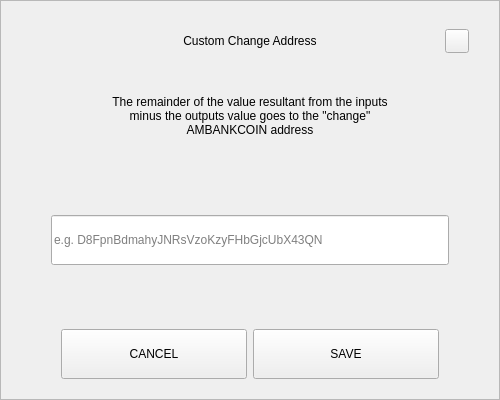
<?xml version="1.0" encoding="UTF-8"?>
<ui version="4.0">
 <class>SendChangeAddressDialog</class>
 <widget class="QDialog" name="SendChangeAddressDialog">
  <property name="geometry">
   <rect>
    <x>0</x>
    <y>0</y>
    <width>500</width>
    <height>400</height>
   </rect>
  </property>
  <property name="windowTitle">
   <string>Dialog</string>
  </property>
  <layout class="QVBoxLayout" name="verticalLayout">
   <property name="spacing">
    <number>0</number>
   </property>
   <property name="leftMargin">
    <number>0</number>
   </property>
   <property name="topMargin">
    <number>0</number>
   </property>
   <property name="rightMargin">
    <number>0</number>
   </property>
   <property name="bottomMargin">
    <number>0</number>
   </property>
   <item>
    <widget class="QFrame" name="frame">
     <property name="styleSheet">
      <string notr="true"/>
     </property>
     <property name="frameShape">
      <enum>QFrame::StyledPanel</enum>
     </property>
     <property name="frameShadow">
      <enum>QFrame::Raised</enum>
     </property>
     <layout class="QVBoxLayout" name="verticalLayout_2" stretch="0,0,0,0,0,0,0">
      <property name="spacing">
       <number>0</number>
      </property>
      <property name="leftMargin">
       <number>30</number>
      </property>
      <property name="topMargin">
       <number>20</number>
      </property>
      <property name="rightMargin">
       <number>30</number>
      </property>
      <property name="bottomMargin">
       <number>20</number>
      </property>
      <item>
       <layout class="QHBoxLayout" name="horizontalLayout_3">
        <property name="spacing">
         <number>0</number>
        </property>
        <item>
         <spacer name="horizontalSpacer_2">
          <property name="orientation">
           <enum>Qt::Horizontal</enum>
          </property>
          <property name="sizeHint" stdset="0">
           <size>
            <width>40</width>
            <height>20</height>
           </size>
          </property>
         </spacer>
        </item>
        <item>
         <widget class="QLabel" name="labelTitle">
          <property name="minimumSize">
           <size>
            <width>0</width>
            <height>40</height>
           </size>
          </property>
          <property name="maximumSize">
           <size>
            <width>16777215</width>
            <height>40</height>
           </size>
          </property>
          <property name="styleSheet">
           <string notr="true">padding-left:24px;</string>
          </property>
          <property name="text">
           <string>Custom Change Address</string>
          </property>
          <property name="alignment">
           <set>Qt::AlignCenter</set>
          </property>
          <property name="margin">
           <number>7</number>
          </property>
         </widget>
        </item>
        <item>
         <spacer name="horizontalSpacer">
          <property name="orientation">
           <enum>Qt::Horizontal</enum>
          </property>
          <property name="sizeHint" stdset="0">
           <size>
            <width>40</width>
            <height>20</height>
           </size>
          </property>
         </spacer>
        </item>
        <item>
         <widget class="QPushButton" name="btnEsc">
          <property name="minimumSize">
           <size>
            <width>24</width>
            <height>24</height>
           </size>
          </property>
          <property name="maximumSize">
           <size>
            <width>24</width>
            <height>24</height>
           </size>
          </property>
          <property name="focusPolicy">
           <enum>Qt::NoFocus</enum>
          </property>
          <property name="text">
           <string/>
          </property>
         </widget>
        </item>
       </layout>
      </item>
      <item>
       <spacer name="verticalSpacer_2">
        <property name="orientation">
         <enum>Qt::Vertical</enum>
        </property>
        <property name="sizeType">
         <enum>QSizePolicy::Fixed</enum>
        </property>
        <property name="sizeHint" stdset="0">
         <size>
          <width>20</width>
          <height>20</height>
         </size>
        </property>
       </spacer>
      </item>
      <item alignment="Qt::AlignHCenter">
       <widget class="QLabel" name="labelMessage">
        <property name="minimumSize">
         <size>
          <width>0</width>
          <height>70</height>
         </size>
        </property>
        <property name="text">
         <string>The remainder of the value resultant from the inputs minus the outputs value goes to the &quot;change&quot; AMBANKCOIN address</string>
        </property>
        <property name="alignment">
         <set>Qt::AlignCenter</set>
        </property>
        <property name="wordWrap">
         <bool>true</bool>
        </property>
       </widget>
      </item>
      <item>
       <spacer name="verticalSpacer_3">
        <property name="orientation">
         <enum>Qt::Vertical</enum>
        </property>
        <property name="sizeHint" stdset="0">
         <size>
          <width>20</width>
          <height>40</height>
         </size>
        </property>
       </spacer>
      </item>
      <item>
       <layout class="QHBoxLayout" name="horizontalLayout_2">
        <property name="spacing">
         <number>0</number>
        </property>
        <property name="leftMargin">
         <number>20</number>
        </property>
        <property name="rightMargin">
         <number>20</number>
        </property>
        <item>
         <widget class="QLineEdit" name="lineEditAddress">
          <property name="minimumSize">
           <size>
            <width>0</width>
            <height>50</height>
           </size>
          </property>
          <property name="placeholderText">
           <string notr="true">e.g. D8FpnBdmahyJNRsVzoKzyFHbGjcUbX43QN</string>
          </property>
         </widget>
        </item>
       </layout>
      </item>
      <item>
       <spacer name="verticalSpacer">
        <property name="orientation">
         <enum>Qt::Vertical</enum>
        </property>
        <property name="sizeHint" stdset="0">
         <size>
          <width>20</width>
          <height>40</height>
         </size>
        </property>
       </spacer>
      </item>
      <item>
       <layout class="QHBoxLayout" name="horizontalLayout" stretch="2,2">
        <property name="spacing">
         <number>6</number>
        </property>
        <property name="leftMargin">
         <number>30</number>
        </property>
        <property name="rightMargin">
         <number>30</number>
        </property>
        <item>
         <widget class="QPushButton" name="btnCancel">
          <property name="minimumSize">
           <size>
            <width>180</width>
            <height>50</height>
           </size>
          </property>
          <property name="focusPolicy">
           <enum>Qt::NoFocus</enum>
          </property>
          <property name="text">
           <string>CANCEL</string>
          </property>
         </widget>
        </item>
        <item>
         <widget class="QPushButton" name="btnSave">
          <property name="minimumSize">
           <size>
            <width>180</width>
            <height>50</height>
           </size>
          </property>
          <property name="focusPolicy">
           <enum>Qt::NoFocus</enum>
          </property>
          <property name="text">
           <string>SAVE</string>
          </property>
         </widget>
        </item>
       </layout>
      </item>
     </layout>
    </widget>
   </item>
  </layout>
 </widget>
 <resources/>
 <connections/>
</ui>
